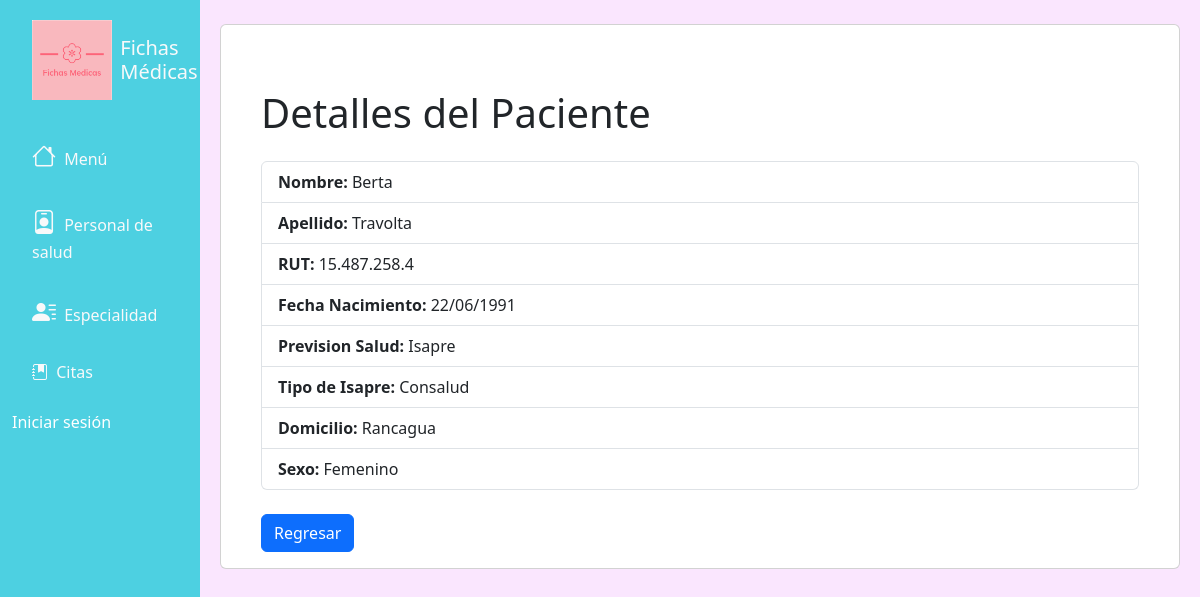
Screenshot of /mostrar_ficha/2 with the database file from the repository.
### fichasapp/models.py (models this page shows, shortened)
class Ficha(models.Model):
    PREVISION = (('Fonasa', 'Fonasa'),
                 ('Isapre', 'Isapre'),
                 )
    SEXO = (('Masculino', 'Masculino'),
            ('Femenino', 'Femenino'),
            ('Intersexual', 'Intersexual'),
            )
    ISAPRE = (('Colmena', 'Colmena'),
              ('CruzBlanca', 'CruzBlanca'),
              ('Consalud', 'Consalud'),
              ('MasVda', 'MasVda'),
              ('BanMedica', 'BanMedica'),
              )
    rut = models.CharField(max_length=13)
    nombre = models.CharField(max_length=50)
    apellido = models.CharField(max_length=50)
    fecha_nacimiento = models.DateTimeField()
    prevision_salud = models.CharField(max_length=200, null=True, choices=PREVISION)
    tipo_isapre = models.CharField(max_length=200, null=True, choices=ISAPRE)
    domicilio = models.CharField(max_length=100)
    sexo = models.CharField(max_length=200, null=True, choices=SEXO)

### fichasapp/views.py (the view)
# urls.py: path('mostrar_ficha/<str:pk>', views.view_ficha, name='mostrar_ficha'),
def view_ficha(request, pk):
    ficha = Ficha.objects.get(id=pk)
    context = {'ficha': ficha}
    return render(request, 'fichas/view_ficha.html', context)

### templates/fichas/view_ficha.html
{% extends 'base.html' %}
{% load static %}
{% block content %}
<div class="card">
    <div class="card-body">
      <div class="container">
        <div class="container">
            <h1 class="mt-5">Detalles del Paciente</h1>
            <ul class="list-group mt-4">
                <li class="list-group-item"><strong>Nombre:</strong> {{ ficha.nombre }}</li>
                <li class="list-group-item"><strong>Apellido:</strong> {{ ficha.apellido }}</li>
                <li class="list-group-item"><strong>RUT:</strong> {{ ficha.rut }}</li>
                <li class="list-group-item"><strong>Fecha Nacimiento:</strong> {{ ficha.fecha_nacimiento|date:'d/m/Y' }}</li>
                <li class="list-group-item"><strong>Prevision Salud:</strong> {{ ficha.prevision_salud }}</li>
                {%if ficha.prevision_salud == 'Isapre' %}
                <li class="list-group-item"><strong>Tipo de Isapre:</strong> {{ ficha.tipo_isapre }}</li>
                {% endif %}
                <li class="list-group-item"><strong>Domicilio:</strong> {{ ficha.domicilio }}</li>
                <li class="list-group-item"><strong>Sexo:</strong> {{ ficha.sexo }}</li>
            </ul>
            <a href="{% url 'fichas' %}" class="btn btn-primary mt-4">Regresar</a>
        </div>
    </div>
    </div>
</div>
{% endblock %}

### static/css/main.css (style rules this page uses)
body { font-family: 'Segoe UI', Tahoma, Geneva, Verdana, sans-serif; background-color: #fae6fe ; }

### rows the page displays
Ficha: nombre "Berta", apellido "Travolta", rut "15.487.258.4", fecha_nacimiento "22/06/1991", prevision_salud "Isapre", tipo_isapre "Consalud", domicilio "Rancagua", sexo "Femenino"
